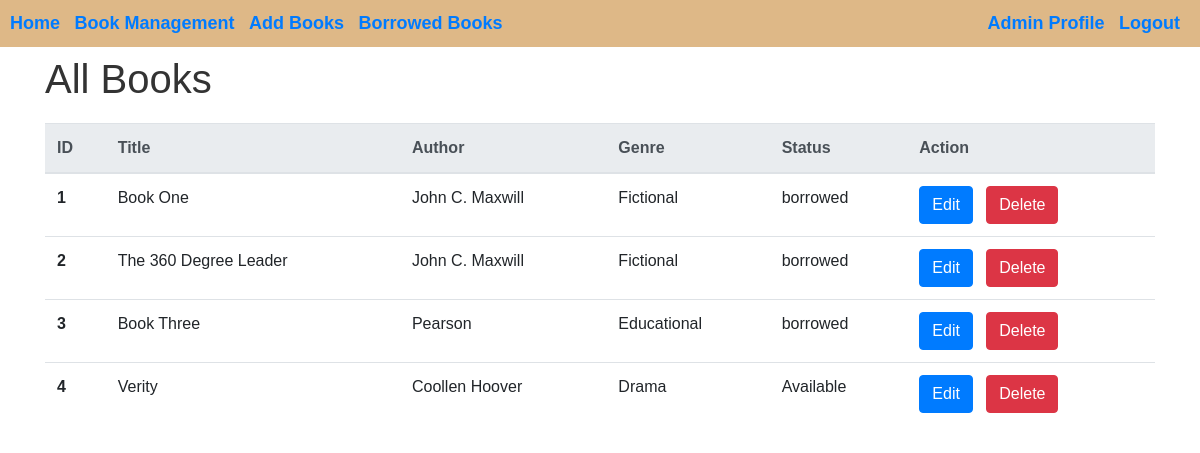
/books/ (signed in), run on an earlier commit of the app's database.
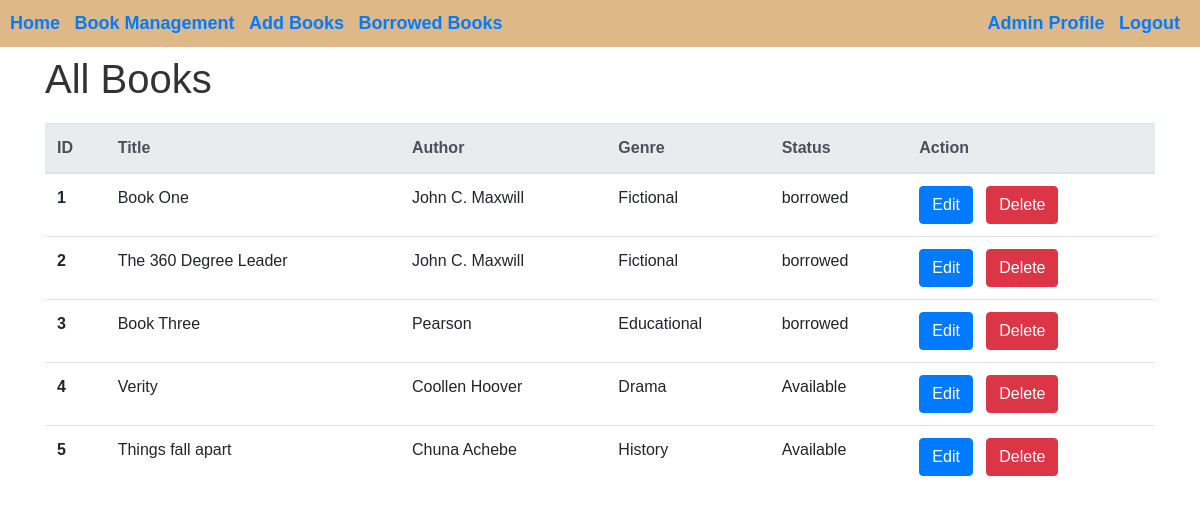
And on a later commit of the database.
### bookmanagement/models.py (models this page shows, shortened)
class Book(models.Model):
    title = models.CharField(max_length=100)
    author = models.CharField(max_length=100)
    genre = models.CharField(max_length=50)
    book_file=models.FileField(upload_to='books_pdfs', default= "")
    book_cover=models.ImageField(upload_to='library_manage/books_image', default = "")
    ratings=models.DecimalField(max_digits=3, decimal_places=1, default = 2)
    status_choices = [
        ('available', 'Available'),
        ('borrowed', 'Borrowed'),
    ]
    status = models.CharField(max_length=20, choices=status_choices, default='available')

### bookmanagement/views.py (the view)
    def wrapper(request, *args, **kwargs):
        if request.user.is_authenticated and (request.user.is_superuser or request.user.is_admin):
            return view_func(request, *args, **kwargs)
        else:
            return redirect('login')  # Redirect to login page if not admin or super admin

### bookmanagement/views.py (called while the page is built)
def admin_required(view_func):
    def wrapper(request, *args, **kwargs):
        if request.user.is_authenticated and (request.user.is_superuser or request.user.is_admin):
            return view_func(request, *args, **kwargs)
        else:
            return redirect('login')  # Redirect to login page if not admin or super admin
    return wrapper

@login_required(login_url='login')
@admin_required
def book_list(request):
    books = Book.objects.all()
    us=User.objects.all()
    context={'books':books}
    return render(request, 'bookmanagement/book_list.html', context=context)

### bookmanagement/templates/bookmanagement/book_list.html (shortened to what this page needs)
<!doctype html>
<html lang="en">
<head>
  <link rel="stylesheet" href="https://cdnjs.cloudflare.com/ajax/libs/font-awesome/5.15.2/css/all.min.css"
 />
  <link rel="stylesheet" href="https://cdn.jsdelivr.net/npm/bootstrap@4.4.1/dist/css/bootstrap.min.css"
>
</head>
<body>
  <header>
    <nav>
      <ul>
        <li><a href="{% url 'home' %}" style="text-decoration: none; font-weight: bold; font-size: 18px;">Home</a></li>
        <li><a href="booklist" style="text-decoration: none; font-weight: bold; font-size: 18px;">Book Management</a></li>
        <li><a href="AddBook" style="text-decoration: none; font-weight: bold; font-size: 18px;">Add Books</a></li>
        <li><a href="Borrowed" style="text-decoration: none; font-weight: bold; font-size: 18px;">Borrowed Books</a></li>
      </ul>
      <ul>
        <li><a href="#" style="text-decoration: none; font-weight: bold; font-size: 18px;">Admin Profile</a></li>
        <li><a href="{% url 'logout' %}" style="text-decoration: none; font-weight: bold; font-size: 18px;">Logout</a></li>
      </ul>
    </nav>
  </header>
  <div class="container">
    <h1 class="mt-2">All Books</h1>
    <table class="table">
      <thead class="thead-light">
        <tr>
          <th scope="col">ID</th>
          <th scope="col">Title</th>
          <th scope="col">Author</th>
          <th scope="col">Genre</th>
          <th scope="col">Status</th>
        <th scope="col">Action</th>
        </tr>
      </thead>
      <tbody>
        {% for i in books %}
        <tr>
          <th scope="row">{{ forloop.counter }}</th>
          <td>{{ i.title }}</td>
          <td>{{ i.author }}</td>
          <td>{{ i.genre }}</td>
          <td>{{ i.status }}</td>
          <td>
            <a href="editbook?bookid={{i.id}}"><button type="button" class="btn btn-primary">Edit</button></a>
            <a href="deletebook?bookid={{i.id}}"><button type="button" class="btn btn-danger">Delete</button></a>
          </td>
        </tr>
        {% endfor %}
      </tbody>
    </table>
  </div>

What changed in the data, as far as the page shows it:
added Book: title "Things fall apart", author "Chuna Achebe", genre "History", status "Available"
